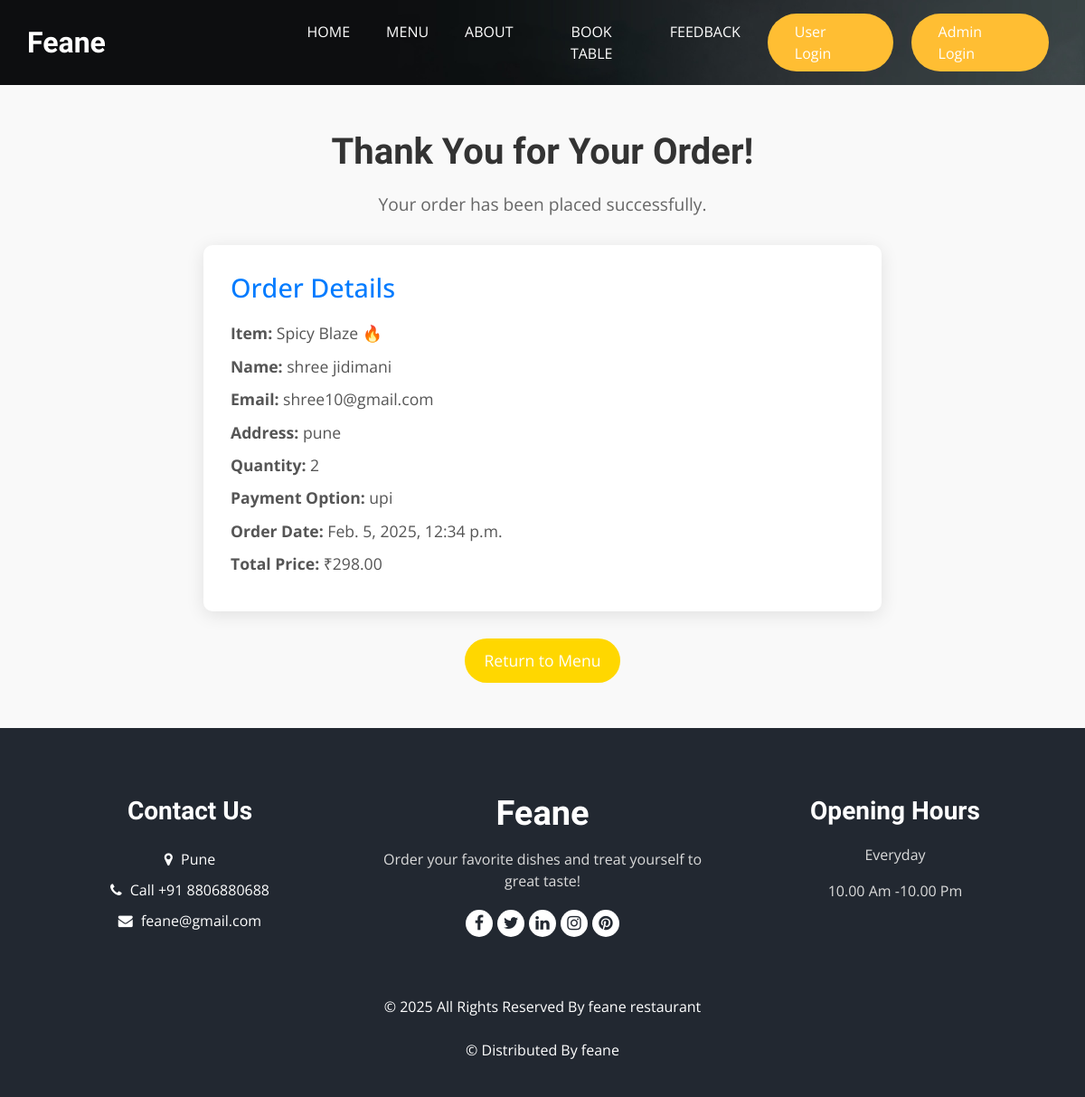
The app's page /order-confirmation/28/ with its own data.
### Base_App/models.py (models this page shows, shortened)
class Order(models.Model):
    STATUS_CHOICES = [
        ('received', 'Order Received'),
        ('preparing', 'Preparing'),
        ('on_the_way', 'On the Way'),
        ('delivered', 'Delivered'),
    ]
    item = models.ForeignKey(Items, on_delete=models.CASCADE)
    user_name = models.CharField(max_length=255)
    user_email = models.EmailField()
    address = models.TextField()
    quantity = models.PositiveIntegerField()
    payment_option = models.CharField(max_length=50)
    total_price = models.DecimalField(max_digits=10, decimal_places=2, default=0.00)
    created_at = models.DateTimeField(auto_now_add=True)
    upi_id = models.CharField(max_length=255, blank=True, null=True)
    status = models.CharField(max_length=50, choices=STATUS_CHOICES, default='received')  # Set the default to 'received'

class Items(models.Model):
    Item_name = models.CharField(max_length=40)
    description = models.TextField(blank=False)
    Price = models.IntegerField()
    Category = models.ForeignKey(ItemList, related_name='items', on_delete=models.CASCADE)  # Adjusted related_name
    Image = models.ImageField(upload_to='items/')

### Base_App/views.py (the view)
# urls.py: path('order-confirmation/<int:order_id>/', OrderConfirmationView, name='order_confirmation'),
def OrderConfirmationView(request, order_id):
    order = get_object_or_404(Order, id=order_id)
    return render(request, 'order_confirmation.html', {'order': order})

### Template/order_confirmation.html (shortened to what this page needs)
{% extends "base.html" %}
{% load static %}
{% block class %}class="sub_page"{% endblock class %}
{% block main %}
<section class="order_confirmation_section layout_padding">
    <div class="container">
        <div class="heading_container heading_center">
            <h2>Thank You for Your Order!</h2>
            <p>Your order has been placed successfully.</p>
        </div>
        <div class="row">
            <div class="col-md-8 offset-md-2">
                <div class="confirmation_box">
                    <h4>Order Details</h4>
                    {% if order %}
                        <div class="order_detail">
                            <p><strong>Item:</strong> {{ order.item.Item_name }}</p>
                            <p><strong>Name:</strong> {{ order.user_name }}</p>
                            <p><strong>Email:</strong> {{ order.user_email }}</p>
                            <p><strong>Address:</strong> {{ order.address }}</p>
                            <p><strong>Quantity:</strong> {{ order.quantity }}</p>
                            <p><strong>Payment Option:</strong> {{ order.payment_option }}</p>
                            <p><strong>Order Date:</strong> {{ order.created_at }}</p>
                            <p><strong>Total Price:</strong> ₹{{ order.total_price }}</p>
                        </div>
                    {% else %}
                        <p>No order details available.</p>
                    {% endif %}
                </div>
            </div>
        </div>
        <div class="btn_box text-center">
            <a href="{% url 'Menu' %}" class="btn btn-yellow">Return to Menu</a>
        </div>
    </div>
</section>
{% endblock main %}

### Static/css/style.css (style rules this page uses)
html, body { height: 100%; margin: 0; display: flex; flex-direction: column; }
body { font-family: "Open Sans", sans-serif; color: #0c0c0c; background-color: #ffffff; overflow-x: hidden; }
.layout_padding { padding: 90px 0; }
h1, h2 { font-family: 'Dancing Script', cursive; }
.heading_container { display: -webkit-box; display: -ms-flexbox; display: flex; -webkit-box-orient: vertical; -webkit-box-direction: normal; -ms-flex-direction: column; flex-direction: column; -webkit-box-align: start; -ms-flex-align: start; align-items: flex-start; }
.heading_container h2 { position: relative; margin-bottom: 0; font-size: 2.5rem; font-weight: bold; }
.heading_container p { margin-top: 10px; margin-bottom: 0; }
.heading_container.heading_center { -webkit-box-align: center; -ms-flex-align: center; align-items: center; text-align: center; }
a, a:hover, a:focus { text-decoration: none; }
.btn, .btn:focus { outline: none !important; -webkit-box-shadow: none; box-shadow: none; }

### Static/css/responsive.css (style rules this page uses)
@media (min-width: 1200px) { .container { max-width: 1170px; } }

### Template/order_confirmation.html (style rules this page uses)
.order_confirmation_section { background-color: #f9f9f9; padding: 50px 0; }
.heading_container { margin-bottom: 30px; }
.heading_container h2 { font-size: 2.5rem; color: #333; margin-bottom: 10px; }
.heading_container p { font-size: 1.2rem; color: #666; }
.confirmation_box { background: #fff; padding: 30px; border-radius: 10px; box-shadow: 0 4px 20px rgba(0, 0, 0, 0.1); text-align: left; }
.confirmation_box h4 { font-size: 1.8rem; margin-bottom: 20px; color: #007bff; }
.order_detail p { font-size: 1.1rem; margin: 10px 0; color: #555; }
.btn_box { margin-top: 30px; }
.btn { padding: 10px 20px; font-size: 1.1rem; border-radius: 25px; transition: background-color 0.3s; text-decoration: none; display: inline-block; }
.btn-yellow { background-color: #FFD700; color: #fff; }

### records on screen
Order: item.Item_name "Spicy Blaze 🔥", user_name "shree jidimani", user_email "shree10@gmail.com", address "pune", quantity "2", payment_option "upi", created_at "Feb. 5, 2025, 12:34 p.m.", total_price "298.00"
